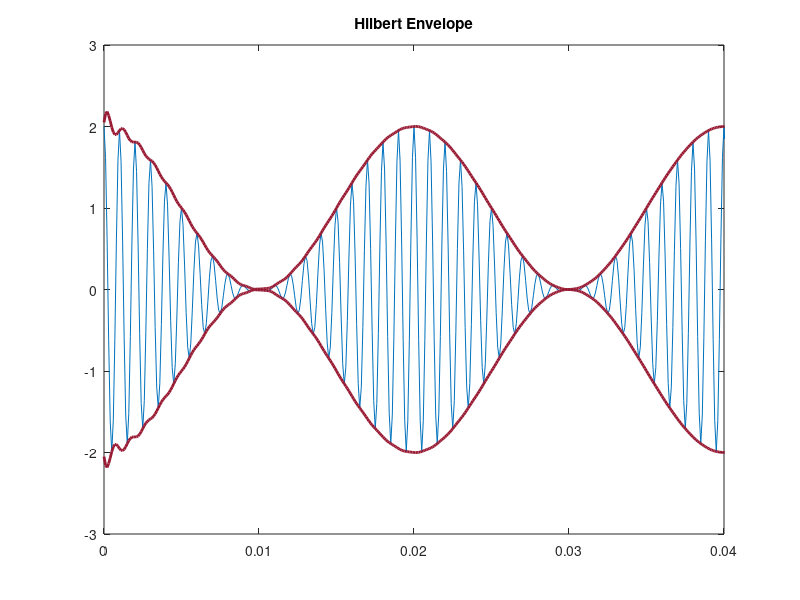

Source code (MATLAB):
t = 0:1e-4:0.1;
x = (1+cos(2*pi*50*t)).*cos(2*pi*1000*t);

plot(t,x)
xlim([0 0.04])

y = hilbert(x);
env = abs(y);
plot_param = {'Color', [0.6 0.1 0.2],'Linewidth',2}; 

plot(t,x)
hold on
plot(t,[-1;1]*env,plot_param{:})
hold off
xlim([0 0.04])
title('Hilbert Envelope')